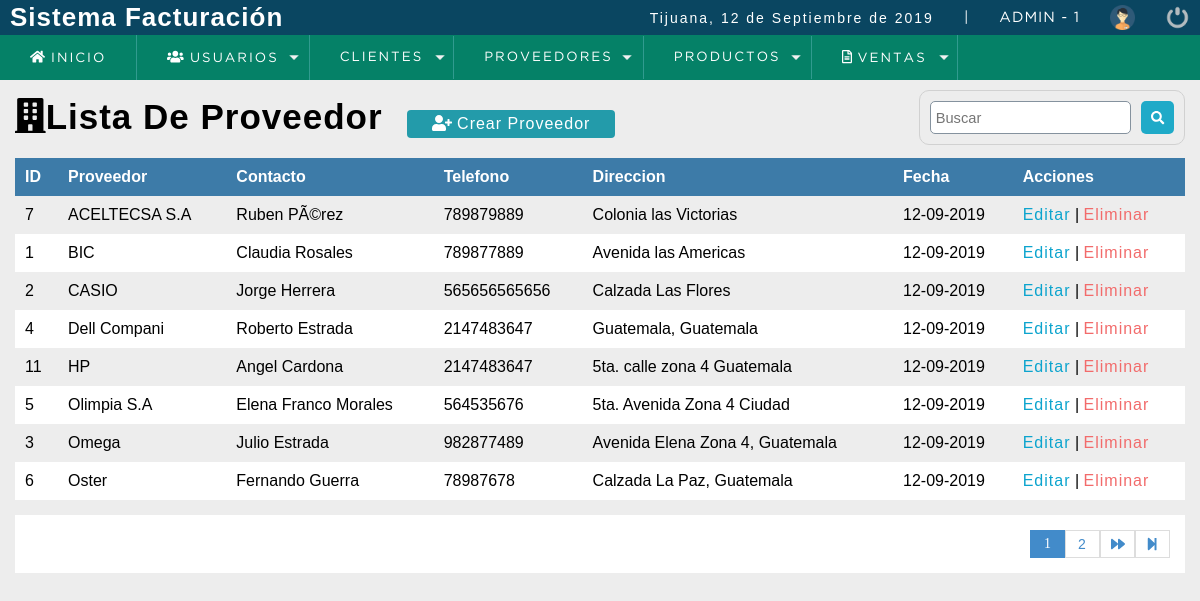
/sistema/lista_proveedor.php (signed in), run on the app's committed database.
### tables this page shows
CREATE TABLE `proveedor` (
  `codproveedor` int(11) NOT NULL,
  `proveedor` varchar(100) DEFAULT NULL,
  `contacto` varchar(100) DEFAULT NULL,
  `telefono` bigint(11) DEFAULT NULL,
  `direccion` text,
  `usuario_id` int(11) NOT NULL,
  `date_add` datetime NOT NULL  DEFAULT CURRENT_TIMESTAMP,  
  `estatus` tinyint DEFAULT 1
);

### sistema/lista_proveedor.php (the view, shortened to what this page needs)
<?php
  include "../conexion.php"
?>
<!DOCTYPE html>
<html lang="en">
<head>
	<?php include "includes/script.php"; ?>
</head>
<body>
	<?php include "includes/header.php"; ?>
	<section id="container">
    <h1><i class="fas fa-building"></i>Lista De Proveedor</h1>
    <a href = "registro_proveedor.php" class = "btn_new"><i class="fas fa-user-plus"></i> Crear Proveedor</a>
    <form action="buscar_proveedor.php" method="get" class = "form_search">
      <input type="text" name = "busqueda" id="busqueda" placeholder ="Buscar">
      <button type="submit" class="btn_search"><i class="fas fa-search"></i></button>
    </form>
    <table>
      <tr>
        <th>ID</th>
        <th>Proveedor</th>
        <th>Contacto</th>
        <th>Telefono</th>
        <th>Direccion</th>
        <th>Fecha</th>
        <th>Acciones</th>
      </tr>
      <?php
        $sql_registe = mysqli_query($conexion,"SELECT COUNT(*) AS total_registro FROM proveedor WHERE  estatus = 1");
        $result_register = mysqli_fetch_array($sql_registe);
        $total_registro = $result_register['total_registro'];
        $por_pagina = 8;
        if(empty($_GET['pagina']))
        {
          $pagina = 1;
        }
        else
        {
          $pagina = $_GET['pagina'];
        }
        $desde = ($pagina-1)*$por_pagina;
        $total_paginas = ceil($total_registro/$por_pagina);
        $query = mysqli_query($conexion,"SELECT * FROM proveedor WHERE estatus = 1  ORDER BY proveedor ASC LIMIT $desde,$por_pagina");
        $result = mysqli_num_rows($query);
        if ($result > 0)
        {
          while ($data= mysqli_fetch_array($query))
          {
            $formato = 'Y-m-d H:i:s';
            $fecha = DateTime::createFromFormat($formato,$data['date_add']);
      ?>
          <tr>
            <td><?php echo $data['codproveedor']; ?></td>
            <td><?php echo $data['proveedor']; ?></td>
            <td><?php echo $data['contacto']; ?></td>
            <td><?php echo $data['telefono']; ?></td>
            <td><?php echo $data['direccion']; ?></td>
            <td><?php echo $fecha->format('d-m-Y'); ?></td>
            <td>
              <a class ="link_edit" href = "editar_proveedor.php?id=<?php echo $data['codproveedor']; ?>">Editar</a>
              |
              <a class = "link_delete"  href = "eliminar_confirmar_proveedor.php?id=<?php echo $data['codproveedor']; ?>">Eliminar</a>
            </td>
          </tr>
      <?php
          }
        }
      ?>
    </table>
    <div class = "paginador">
        <ul>
        <?php
            for ($i=1;$i<=$total_paginas;$i++)
            {
              if ($i == $pagina)
              {
                echo '<li class="pageSelected">'.$i.'</li>';
              }
              else
              {
                echo '<li><a href="?pagina='.$i.'">'.$i.'</a></li>';
              }
            }
            if ($pagina != $total_paginas)
            {
        ?>
          <li><a href= "?pagina=<?php echo $pagina+1; ?>"><i class="fas fa-forward"></i></a></li>
          <li><a href= "?pagina=<?php echo $total_paginas; ?>"><i class="fas fa-step-forward"></i></a></li>
        <?php
            }
        ?>
        </ul>
    </div>
	</section>
</body>
</html>

### sistema/css/style.css (style rules this page uses)
* { margin: 0; padding: 0; box-sizing: border-box; }
body { background: #ededed; }
h1, h2, h3, h4, h5, h6 { font-family: 'arial'; font-weight: bold; letter-spacing: 1px; }
h1 { font-size: 26px; }
a { text-decoration: none; font-family: arial; letter-spacing: 1px; }
#container { padding: 90px 15px 15px; }
form { background:#FFF; margin:auto; padding:20px 50px; border: 1px solid #d1d1d1; }
input,select { display:block; width: 100%; font-size:11pt; padding:5px; border:1px solid #85929e; border-radius:5px; }
#container h1 { font-size:35px; display:inline-block; }
.btn_new { display:inline-block; background:#239baa; color:#FFF; padding:5px 25px; border-radius:4px; margin:20px; }
table { border-collapse:collapse; font-size:12pt; font-family:'arial'; width:100%; }
table th { text-align:left; padding:10px; background:#3d7ba8; color:#FFF; }
table tr:nth-child(odd) { background:#FFF; }
table td { padding:10px; }
.link_edit { color:#0ca4ce; }
.link_delete { color:#f26b6b; }
.paginador ul { padding:15px; list-style:none; background:#FFF; margin-top:15px; display:-webkit-flex; display:-moz-flex; display:-ms-flex; display:-o-flex; display:flex; justify-content:flex-end; }
.paginador a, .pageSelected { color:#428bca; border:1px solid #ddd; padding:5px; display:inline-block; font-size:14px; text-align:center; width:35px; }
.pageSelected { color:#FFF; background:#428bca; border:1px solid #428bca; }
.form_search { display:-webkit-flex; display:-moz-flex; display:-ms-flex; display:-o-flex; display:flex; float:right; background:initial; padding:10px; border-radius:10px; }
.form_search .btn_search { background:#1faac8; color:#FFF; padding:10px; border:0; cursor:pointer; margin-left:10px; display:-webkit-flex; display:-moz-flex; display:-ms-flex; display:-o-flex; display:flex; border-radius:5px; }

### data on the page
proveedor: codproveedor "7", proveedor "ACELTECSA S.A", contacto "Ruben PÃ©rez", telefono "789879889", direccion "Colonia las Victorias", date_add "12-09-2019"
proveedor: codproveedor "1", proveedor "BIC", contacto "Claudia Rosales", telefono "789877889", direccion "Avenida las Americas", date_add "12-09-2019"
proveedor: codproveedor "2", proveedor "CASIO", contacto "Jorge Herrera", telefono "565656565656", direccion "Calzada Las Flores", date_add "12-09-2019"
proveedor: codproveedor "4", proveedor "Dell Compani", contacto "Roberto Estrada", telefono "2147483647", direccion "Guatemala, Guatemala", date_add "12-09-2019"
proveedor: codproveedor "11", proveedor "HP", contacto "Angel Cardona", telefono "2147483647", direccion "5ta. calle zona 4 Guatemala", date_add "12-09-2019"
proveedor: codproveedor "5", proveedor "Olimpia S.A", contacto "Elena Franco Morales", telefono "564535676", direccion "5ta. Avenida Zona 4 Ciudad", date_add "12-09-2019"
proveedor: codproveedor "3", proveedor "Omega", contacto "Julio Estrada", telefono "982877489", direccion "Avenida Elena Zona 4, Guatemala", date_add "12-09-2019"
proveedor: codproveedor "6", proveedor "Oster", contacto "Fernando Guerra", telefono "78987678", direccion "Calzada La Paz, Guatemala", date_add "12-09-2019"

### other printed values
fechaC() "12 de Septiembre de 2019"
$_SESSION['usuario'] "ADMIN"
$_SESSION['rol'] "1"
